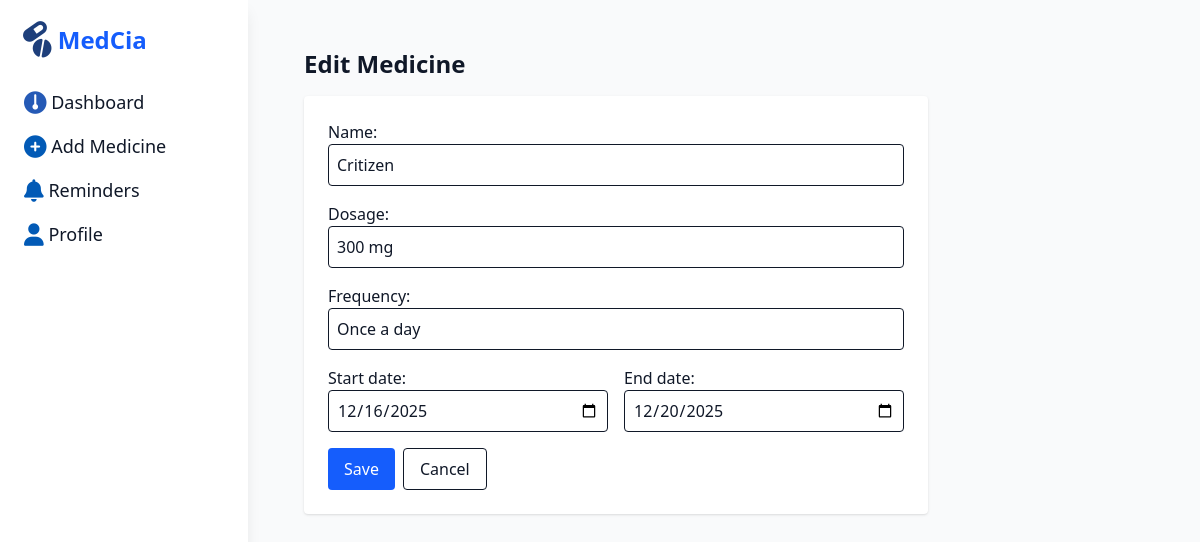
The app's page /medicines/5/edit/ (signed in) with its own data.
### core/models.py (models this page shows, shortened)
class Medicine(models.Model):
    name = models.CharField(max_length=100)
    dosage = models.CharField(max_length=50)  # e.g., "500 mg"
    frequency = models.CharField(max_length=50)
    start_date = models.DateField()
    end_date = models.DateField()

### core/views.py (the view)
# urls.py: path('medicines/<int:pk>/edit/', views.edit_medicine, name='edit_medicine'),
@login_required
def edit_medicine(request, pk):
    med = get_object_or_404(Medicine, pk=pk)
    if request.method == "POST":
        form = MedicineForm(request.POST, instance=med)
        if form.is_valid():
            form.save()
            messages.success(request, "Medicine updated.")
            return redirect('medicines_list')
    else:
        form = MedicineForm(instance=med)
    return render(request, "edit_medicine.html", {"form": form, "medicine": med})

### core/forms.py
class MedicineForm(forms.ModelForm):
    class Meta:
        model = Medicine
        fields = ["name", "dosage", "frequency", "start_date", "end_date"]
        widgets = {
            "name": forms.TextInput(attrs={"class": "w-full p-2 border rounded", "placeholder": "e.g., Paracetamol"}),
            "dosage": forms.TextInput(attrs={"class": "w-full p-2 border rounded", "placeholder": "e.g., 500 mg"}),
            "frequency": forms.TextInput(attrs={"class": "w-full p-2 border rounded", "placeholder": "e.g., Twice a day"}),
            "start_date": forms.DateInput(attrs={"class": "w-full p-2 border rounded", "type": "date"}),
            "end_date": forms.DateInput(attrs={"class": "w-full p-2 border rounded", "type": "date"}),
        }

### templates/edit_medicine.html (shortened to what this page needs)
{% extends 'base.html' %}
{% block content %}
<div class="p-6 max-w-2xl">
    <h2 class="text-2xl font-bold mb-4">Edit Medicine</h2>
    <form method="POST" class="space-y-4 bg-white p-6 rounded shadow">
        <div>
            {{ form.name.label_tag }}
            {{ form.name }}
        </div>
        <div>
            {{ form.dosage.label_tag }}
            {{ form.dosage }}
        </div>
        <div>
            {{ form.frequency.label_tag }}
            {{ form.frequency }}
        </div>
        <div class="grid grid-cols-1 md:grid-cols-2 gap-4">
            <div>
                {{ form.start_date.label_tag }}
                {{ form.start_date }}
            </div>
            <div>
                {{ form.end_date.label_tag }}
                {{ form.end_date }}
            </div>
        </div>
        <div class="flex gap-2">
            <button class="bg-blue-600 text-white px-4 py-2 rounded">Save</button>
            <a href="{% url 'medicines_list' %}" class="px-4 py-2 border rounded">Cancel</a>
        </div>
    </form>
</div>
{% endblock %}

### records on screen
Medicine: name "Critizen", dosage "300 mg", frequency "Once a day", start_date "12/16/2025", end_date "12/20/2025"
